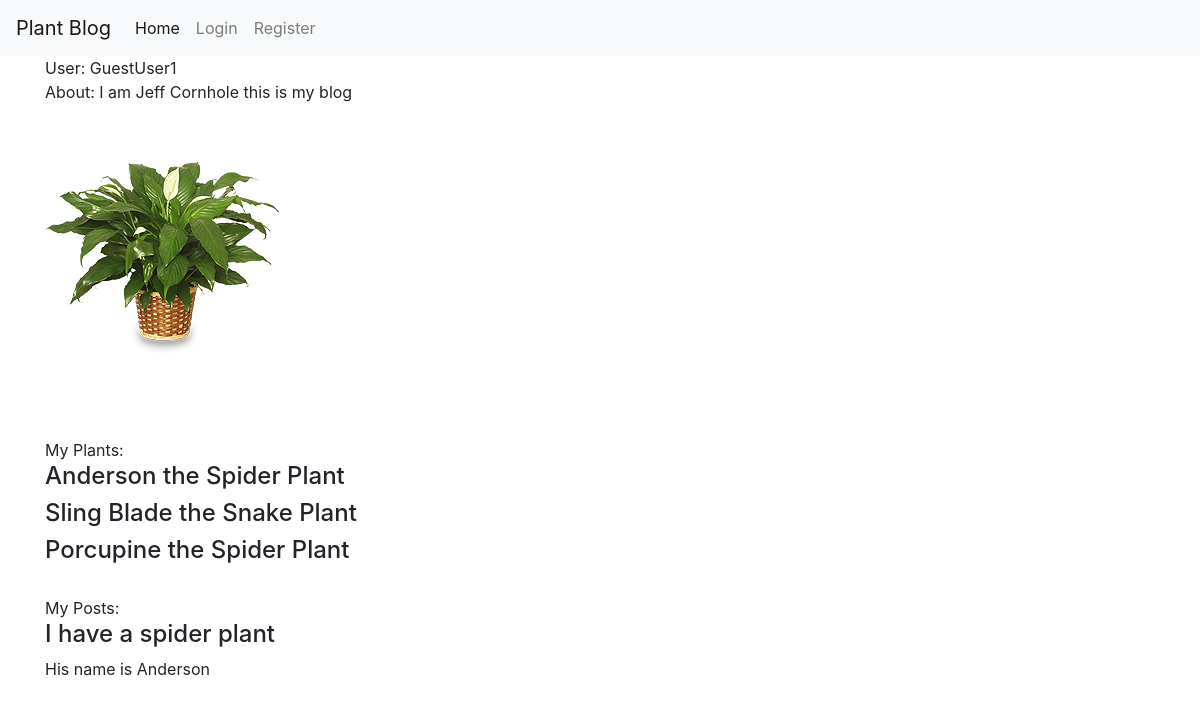
/profiles/user/GuestUser1, run on the app's committed database.
### profiles/models.py (models this page shows, shortened)
class UserProfile(models.Model):
  user = models.OneToOneField(User, on_delete=models.CASCADE)
  image = models.ImageField(default='default.jpg', upload_to='profile_pic', blank=True)
  about = models.CharField(max_length=600, default='', blank=True)
  zipcode = models.CharField(max_length=5, default='', blank=True)
  requires_comment_validation = models.BooleanField(default=False)

class UserPlant(models.Model):
  user = models.ForeignKey(User, on_delete=models.CASCADE)
  plant = models.ForeignKey('plants.Plant', on_delete=models.CASCADE)
  nickname = models.CharField(max_length=25, default='')

### plants/models.py (models this page shows, shortened)
class Plant(models.Model):
  name = models.CharField(max_length=80)
  bionominal = models.CharField(max_length=80)
  description = models.TextField()
  sun_pref_choices = [
      ('1', "High"),
      ('2', "Med/High"),
      ('3', "Med"),
      ('4', "Med/Low"),
      ('5', "Low"),
      ('6', "Any")]
  sun_pref = models.CharField(max_length=10, choices=sun_pref_choices)
  water_freq = models.IntegerField()
  fertilizer_freq = models.IntegerField()

### posts/models.py (models this page shows, shortened)
class Post(models.Model):
  author = models.ForeignKey(User, on_delete=models.CASCADE)
  title = models.CharField(max_length=200)
  text = models.TextField()
  created_dt = models.DateTimeField(default=timezone.now)
  published_dt = models.DateTimeField(blank=True, null=True)

### profiles/views.py (the view)
# urls.py: path('user/<str:username>', views.profile, name='profile'),
def profile(request, **kwargs):
  user = get_object_or_404(User, username=kwargs.get('username'))
  context = {
    'user_profile':UserProfile.objects.get(user=user),
    'user_plants':UserPlant.objects.filter(user=user),
    'posts':Post.objects.filter(author=user)
    }
  return render(request, 'profiles/user.html', context)

### profiles/templates/profiles/user.html
{% extends "base.html" %}
{% block content %}
  User: {{ user_profile.user }} <br>
  About: {{ user_profile.about }} <br>
  <div class="media">
    <img src="{{ user_profile.image.url }}"> <br>
  </div><br><br>
    My Plants:
  {% for plant in user_plants %}
    <h4> {{ plant.nickname }} the {{ plant.plant.name }} </h4>
  {% endfor %}
  <br>
   My Posts: <br>
  {% for post in posts %}
    <h4> {{ post.title }} </h4>
    {{ post.text }} <br>
  {% endfor %}
{% endblock %}

### templates/base.html (shortened to what this page needs)
{% load static %}
<html>
<head>
    <link rel="stylesheet" href="{% static 'main.css' %}">
    <link rel="stylesheet" href="https://maxcdn.bootstrapcdn.com/bootstrap/4.0.0/css/bootstrap.min.css">
</head>
<body>
<nav class="navbar navbar-expand-lg navbar-light bg-light">
  <a class="navbar-brand" href="#">Plant Blog</a>
  <div class="collapse navbar-collapse" id="navbarNav">
    <ul class="navbar-nav">
      <li class="nav-item active">
        <a class="nav-item nav-link" href="{% url 'plants:home' %}">Home</a>
      </li>
      <li class="nav-item">
        <a class="nav-item nav-link" href="{% url 'profiles:login' %}">Login</a>
      </li>
      <li>
        <a class="nav-item nav-link" href="{% url 'profiles:register' %}">Register</a>
      </li>
    </ul>
  </div>
</nav>
<main role="main" class="container">
      {% block content %}
      {% endblock %}
</main>
</body>
</html>

### data on the page
UserProfile: user "GuestUser1", about "I am Jeff Cornhole this is my blog", image (picture)
UserPlant: nickname "Anderson", plant.name "Spider Plant"
UserPlant: nickname "Sling Blade", plant.name "Snake Plant"
UserPlant: nickname "Porcupine", plant.name "Spider Plant"
Post: title "I have a spider plant", text "His name is Anderson"
